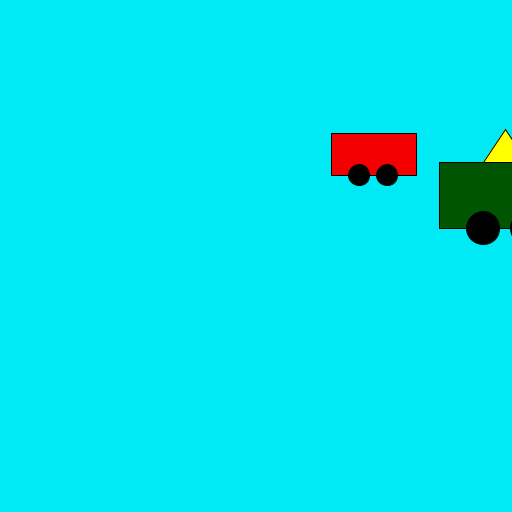
Frame 1 (no input)
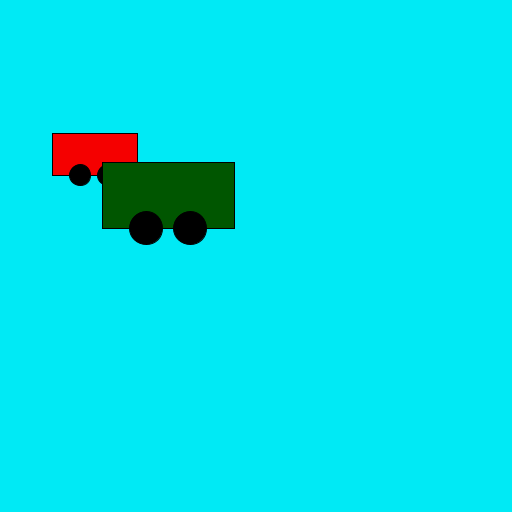
Frame 60 (the mouse pressed at the canvas centre just before this capture)
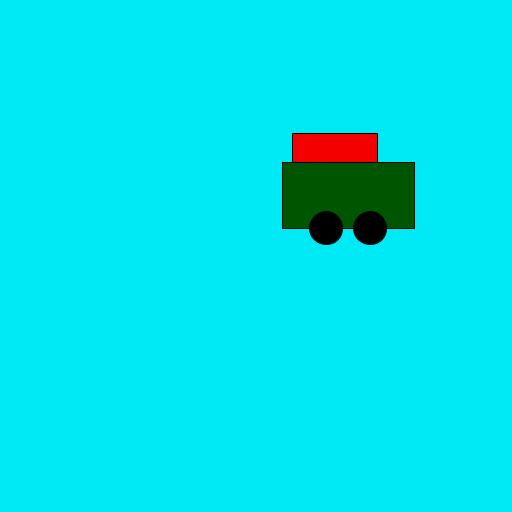
Frame 120 (the mouse held since frame 60 and released just before this capture)

The Processing sketch that drew these frames (run headless with seeded random() and noise(); from frame 60 on, the mouse is pressed at the canvas centre):

// Processing sketch: Primo_ese
// ── Primo_ese.pde
Automobile a;
AutomobileElettrica e;

void setup() {
  size(512, 512);
  a=new Automobile();
  e=new AutomobileElettrica();
}

void draw() {
  background(#00EAF5);
  a.tutto();
  e.tutto();
}

void keyPressed() {
  if (key=='r') {
    setup();
  }
}

// ── Automobile.pde
class Automobile {

  int x;
  int y;
  int speed_x;
  int larg;
  int h;
  color c;
  int d;

  Automobile() {
    x = (int)(random(width));
    y = (int)(random(height));
    speed_x = (int)(random(2, 5));
    larg = (int)(random(50, 200));
    h = larg / 2;
    c = color(#F50000);
    d = h/2;
  }

  void disegna() {
    fill(c);
    rect(x, y, larg, h);
    fill(0);
    circle(x + larg / 3, y + h, d);
    circle(x + 2 * larg / 3, y + h, d);
  }

  void muovi() {
    x += speed_x;
    if (x > width) {
      x = 0;
    }
  }

  void tutto() {
    disegna();
    muovi();
  }
}

// ── AutomobileElettrica.pde
class AutomobileElettrica extends Automobile {
  boolean passato;

  AutomobileElettrica() {
    super();
    c = color(0, random(1,255), 0);
    d = h / 2;
    passato = false;
  }

  void triangolo() {
    
    int triHeight = h / 2;
    int triBase = larg / 3;
    int triX = x + larg / 2;
    int triY = y - triHeight;

    int[] xPoints = {triX - triBase / 2, triX, triX + triBase / 2};
    int[] yPoints = {y, triY, y};

    fill(255, 255, 0);
    triangle(xPoints[0], yPoints[0], xPoints[1], yPoints[1], xPoints[2], yPoints[2]);
  }

  void disegna() {
    fill(c);
    rect(x, y, larg, h);
    fill(0);
    circle(x + larg / 3, y + h, d);
    circle(x + 2 * larg / 3, y + h, d);
    if (!passato) {
      triangolo();
    }
  }

  void muovi() {
    x += speed_x;
    if (x > width) {
      passato = true;
      x = 0;
    }
  }
}
